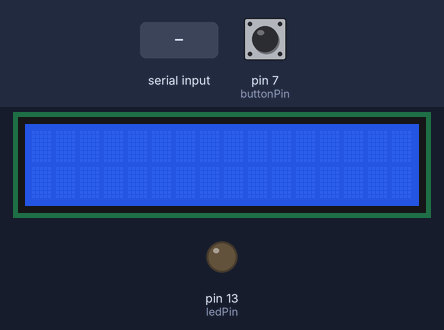
A sketch run on a simulated Arduino Uno, built with avr-gcc and run on an emulated ATmega328P. Shown: 16×2 character LCD, output pins drawn as LEDs (lit = HIGH). The test bench sets the inputs (shaded band); at power-on: pin 7 (buttonPin) LOW. What the sketch prints to the serial monitor is not drawn.

Above: at 1.2 s.
1.3 s: pin 7 (buttonPin) pulled HIGH for 0.15 s
At 2.1 s:
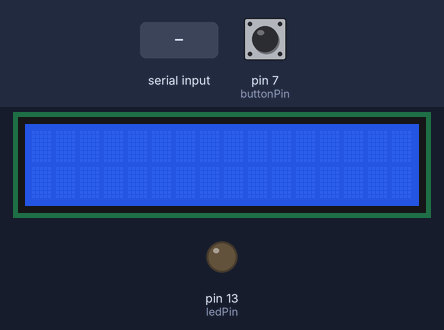
2.9 s: "1\n" received over Serial
At 3.9 s:
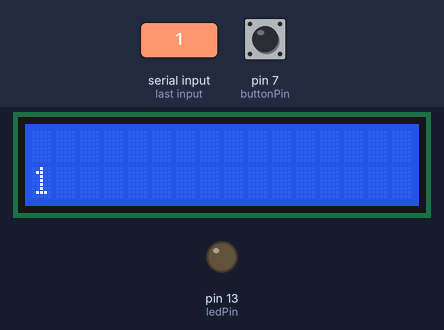
4.4 s: "0\n" received over Serial
At 5.1 s:
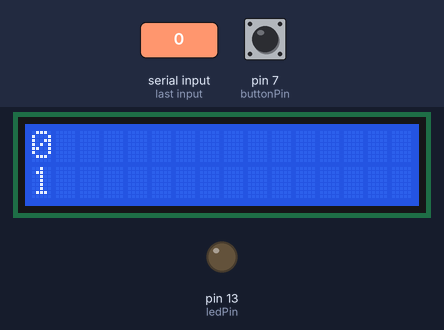
5.9 s: pin 7 (buttonPin) pulled HIGH for 3.2 s
At 6.3 s:
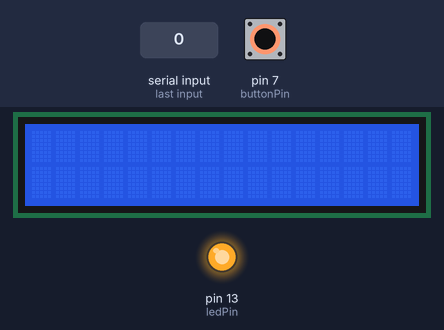
Timing chart, 0 to 10.6 s (numbered marks = the images above; inputs shaded):
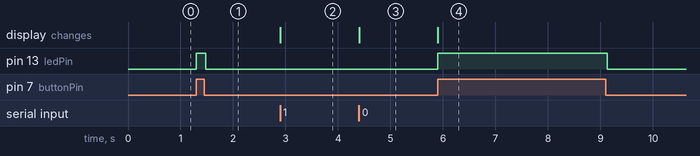

The sketch:

sketch_serial_display.ino
```cpp
/*
 *
 * LCD:
 *   - 16x2
 *   - LiquidCrystal Library
 *   - circuit:
 *     - LCD RS pin to digital pin 12
 *     - LCD Enable pin to digital pin 11
 *     - LCD D4 pin to digital pin 5
 *     - LCD D5 pin to digital pin 4
 *     - LCD D6 pin to digital pin 3
 *     - LCD D7 pin to digital pin 2
 *     - LCD R/W pin to ground
 *     - 10K resistor:
 *     - ends to +5V and ground
 *     - wiper to LCD VO pin (pin 3)
 *   - See Also: http://www.arduino.cc/en/Tutorial/LiquidCrystal
 */

#include <LiquidCrystal.h>

// initialize the library with the numbers of the interface pins
LiquidCrystal lcd(12, 11, 5, 4, 3, 2);

const int buttonPin = 7;     // the number of the pushbutton pin
const int ledPin =  13;      // the number of the LED pin

int buttonState = 0;         // variable for reading the pushbutton status
int ln = 0;

void setup() {
  Serial.begin(9600);

  // set up the LCD's number of columns and rows:
  lcd.begin(16, 2);

  // initialize the LED pin as an output:
  pinMode(ledPin, OUTPUT);
  // initialize the pushbutton pin as an input:
  pinMode(buttonPin, INPUT);
}

void loop() {
  // read the state of the pushbutton value:
  buttonState = digitalRead(buttonPin);

  // check if the pushbutton is pressed.
  // if it is, the buttonState is HIGH:
  if (buttonState == HIGH) {
    // turn LED on:
    digitalWrite(ledPin, HIGH);
    disp("");
    disp("");
    lcd.setCursor(0,0);
  }
  else {
    // turn LED off:
    digitalWrite(ledPin, LOW);
  }

  if (Serial.available()) {
    String s = Serial.readStringUntil('\n');
    disp(s);
  }
}

void disp(String s) {
    s = fit16(s);

    ln = 1 - ln;
    // set the cursor to column 0, line 1
    // (note: line 1 is the second row, since counting begins with 0):
    lcd.setCursor(0, ln);

    lcd.print(s);
    Serial.println("lcd:");
    Serial.println(s);
}

String fit16(String s) {
  int len = s.length();
  if (len > 16) {
    s = s.substring(0, 13);
    s.concat("...");
  } else {
    s.concat("                ");
    s.substring(0, 16);
  }
  return s;
}
```

Measured:
- after the input at 1.3 s, pin 13 (ledPin): LOW → HIGH at once, → LOW 0.18 s later
- after the input at 2.9 s, the display: changes at once (image 2)
- after the input at 4.4 s, the display: changes at once (image 3)
- after the input at 5.9 s, pin 13 (ledPin): LOW → HIGH at once, → LOW 3.2 s later; the display: changes at once (image 4)
